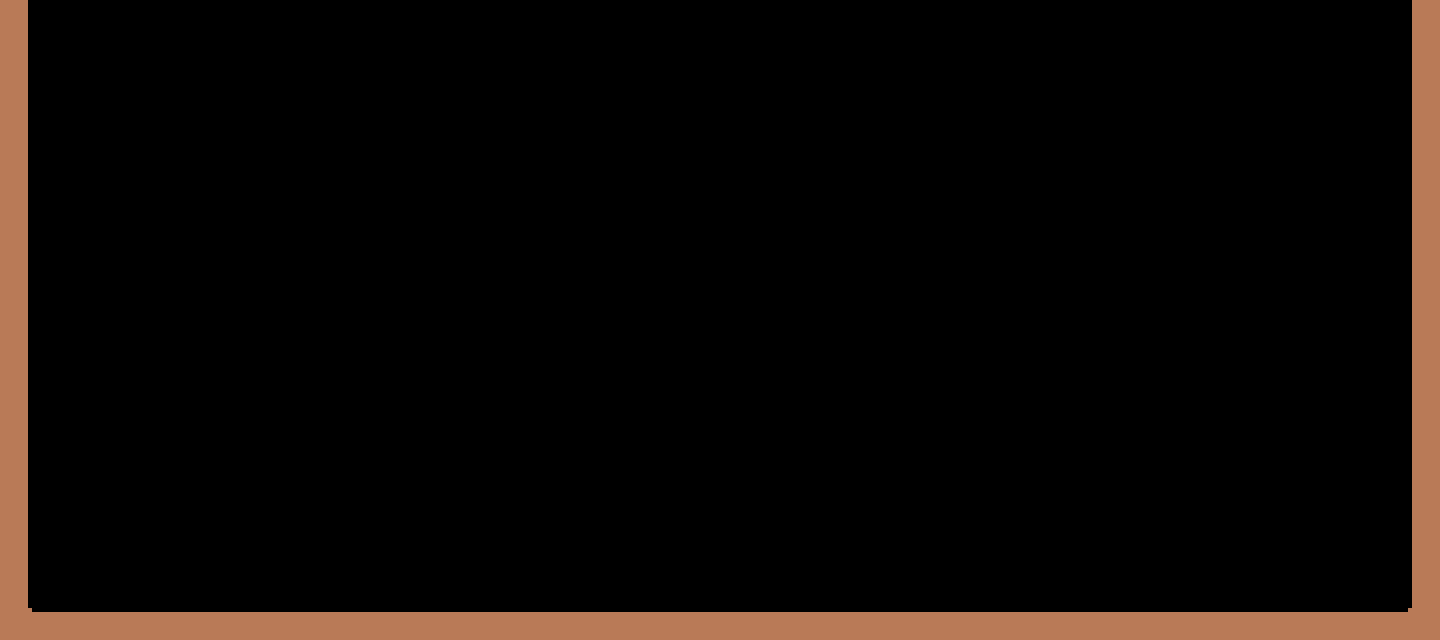

The image is a tile-based game level rendered from a .tmx file. Its description and complete source (layers, tilesets, objects, tile grids) follow:
An orthogonal 45x20 tile map with 32x32 px tiles, 1 tile layer (BackGround) and 16 objects.

<map version="1.0" orientation="orthogonal" renderorder="right-down" width="45" height="20" tilewidth="32" tileheight="32" nextobjectid="1">
 <tileset firstgid="1" name="Tiled1" tilewidth="32" tileheight="32" tilecount="16" columns="4">
  <image source="../Bitmap/test2.bmp" width="128" height="128" />
  <tile id="0">
   <objectgroup draworder="index">
    <object id="4" x="0" y="0">
     <polygon points="0,0 0,32 32,32 32,0" />
    </object>
   </objectgroup>
  </tile>
  <tile id="1">
   <objectgroup draworder="index">
    <object id="1" x="0" y="0">
     <polygon points="0,0 0,32 32,32 32,0" />
    </object>
   </objectgroup>
  </tile>
  <tile id="2">
   <objectgroup draworder="index">
    <object id="2" x="0" y="0">
     <polygon points="0,0 0,32 32,32 32,0" />
    </object>
   </objectgroup>
  </tile>
  <tile id="3">
   <objectgroup draworder="index">
    <object id="1" x="0" y="0">
     <polygon points="0,0 0,32 32,32 32,0" />
    </object>
   </objectgroup>
  </tile>
  <tile id="4">
   <objectgroup draworder="index">
    <object id="1" x="0" y="0">
     <polygon points="0,0 0,32 32,32 32,0" />
    </object>
   </objectgroup>
  </tile>
  <tile id="5">
   <objectgroup draworder="index">
    <object id="1" x="0" y="0">
     <polygon points="0,0 0,32 32,32 32,0" />
    </object>
   </objectgroup>
  </tile>
  <tile id="6">
   <objectgroup draworder="index">
    <object id="1" x="0" y="0">
     <polygon points="0,0 0,32 32,32 32,0" />
    </object>
   </objectgroup>
  </tile>
  <tile id="7">
   <objectgroup draworder="index">
    <object id="1" x="0" y="0">
     <polygon points="0,0 0,32 32,32 32,0" />
    </object>
   </objectgroup>
  </tile>
  <tile id="8">
   <objectgroup draworder="index">
    <object id="1" x="0" y="0">
     <polygon points="0,0 0,32 32,32 32,0" />
    </object>
   </objectgroup>
  </tile>
  <tile id="9">
   <objectgroup draworder="index">
    <object id="1" x="0" y="0">
     <polygon points="0,0 0,32 32,32 32,0" />
    </object>
   </objectgroup>
  </tile>
  <tile id="10">
   <objectgroup draworder="index">
    <object id="1" x="0" y="0">
     <polygon points="0,0 0,32 32,32 32,0" />
    </object>
   </objectgroup>
  </tile>
  <tile id="11">
   <objectgroup draworder="index">
    <object id="1" x="0" y="0">
     <polygon points="0,0 0,32 32,32 32,0" />
    </object>
   </objectgroup>
  </tile>
  <tile id="12">
   <objectgroup draworder="index">
    <object id="1" x="0" y="0">
     <polygon points="0,0 0,32 32,32 32,0" />
    </object>
   </objectgroup>
  </tile>
  <tile id="13">
   <objectgroup draworder="index">
    <object id="2" x="0" y="0">
     <polygon points="0,0 0,32 32,32 32,0" />
    </object>
   </objectgroup>
  </tile>
  <tile id="14">
   <objectgroup draworder="index">
    <object id="1" x="0" y="0">
     <polygon points="0,0 0,32 32,32 32,0" />
    </object>
   </objectgroup>
  </tile>
  <tile id="15">
   <objectgroup draworder="index">
    <object id="1" x="0" y="0">
     <polygon points="0,0 0,32 32,32 32,0" />
    </object>
   </objectgroup>
  </tile>
 </tileset>
 <layer name="BackGround" width="45" height="20">
  <data encoding="csv">
7,0,0,0,0,0,0,0,0,0,0,0,0,0,0,0,0,0,0,0,0,0,0,0,0,0,0,0,0,0,0,0,0,0,0,0,0,0,0,0,0,0,0,0,5,
7,0,0,0,0,0,0,0,0,0,0,0,0,0,0,0,0,0,0,0,0,0,0,0,0,0,0,0,0,0,0,0,0,0,0,0,0,0,0,0,0,0,0,0,5,
7,0,0,0,0,0,0,0,0,0,0,0,0,0,0,0,0,0,0,0,0,0,0,0,0,0,0,0,0,0,0,0,0,0,0,0,0,0,0,0,0,0,0,0,5,
7,0,0,0,0,0,0,0,0,0,0,0,0,0,0,0,0,0,0,0,0,0,0,0,0,0,0,0,0,0,0,0,0,0,0,0,0,0,0,0,0,0,0,0,5,
7,0,0,0,0,0,0,0,0,0,0,0,0,0,0,0,0,0,0,0,0,0,0,0,0,0,0,0,0,0,0,0,0,0,0,0,0,0,0,0,0,0,0,0,5,
7,0,0,0,0,0,0,0,0,0,0,0,0,0,0,0,0,0,0,0,0,0,0,0,0,0,0,0,0,0,0,0,0,0,0,0,0,0,0,0,0,0,0,0,5,
7,0,0,0,0,0,0,0,0,0,0,0,0,0,0,0,0,0,0,0,0,0,0,0,0,0,0,0,0,0,0,0,0,0,0,0,0,0,0,0,0,0,0,0,5,
7,0,0,0,0,0,0,0,0,0,0,0,0,0,0,0,0,0,0,0,0,0,0,0,0,0,0,0,0,0,0,0,0,0,0,0,0,0,0,0,0,0,0,0,5,
7,0,0,0,0,0,0,0,0,0,0,0,0,0,0,0,0,0,0,0,0,0,0,0,0,0,0,0,0,0,0,0,0,0,0,0,0,0,0,0,0,0,0,0,5,
7,0,0,0,0,0,0,0,0,0,0,0,0,0,0,0,0,0,0,0,0,0,0,0,0,0,0,0,0,0,0,0,0,0,0,0,0,0,0,0,0,0,0,0,5,
7,0,0,0,0,0,0,0,0,0,0,0,0,0,0,0,0,0,0,0,0,0,0,0,0,0,0,0,0,0,0,0,0,0,0,0,0,0,0,0,0,0,0,0,5,
7,0,0,0,0,0,0,0,0,0,0,0,0,0,0,0,0,0,0,0,0,0,0,0,0,0,0,0,0,0,0,0,0,0,0,0,0,0,0,0,0,0,0,0,5,
7,0,0,0,0,0,0,0,0,0,0,0,0,0,0,0,0,0,0,0,0,0,0,0,0,0,0,0,0,0,0,0,0,0,0,0,0,0,0,0,0,0,0,0,5,
7,0,0,0,0,0,0,0,0,0,0,0,0,0,0,0,0,0,0,0,0,0,0,0,0,0,0,0,0,0,0,0,0,0,0,0,0,0,0,0,0,0,0,0,5,
7,0,0,0,0,0,0,0,0,0,0,0,0,0,0,0,0,0,0,0,0,0,0,0,0,0,0,0,0,0,0,0,0,0,0,0,0,0,0,0,0,0,0,0,5,
7,0,0,0,0,0,0,0,0,0,0,0,0,0,0,0,0,0,0,0,0,0,0,0,0,0,0,0,0,0,0,0,0,0,0,0,0,0,0,0,0,0,0,0,5,
7,0,0,0,0,0,0,0,0,0,0,0,0,0,0,0,0,0,0,0,0,0,0,0,0,0,0,0,0,0,0,0,0,0,0,0,0,0,0,0,0,0,0,0,5,
7,0,0,0,0,0,0,0,0,0,0,0,0,0,0,0,0,0,0,0,0,0,0,0,0,0,0,0,0,0,0,0,0,0,0,0,0,0,0,0,0,0,0,0,5,
7,0,0,0,0,0,0,0,0,0,0,0,0,0,0,0,0,0,0,0,0,0,0,0,0,0,0,0,0,0,0,0,0,0,0,0,0,0,0,0,0,0,0,0,5,
6,2,2,2,2,2,2,2,2,2,2,2,2,2,2,2,2,2,2,2,2,2,2,2,2,2,2,2,2,2,2,2,2,2,2,2,2,2,2,2,2,2,2,2,6
</data>
 </layer>
</map>
